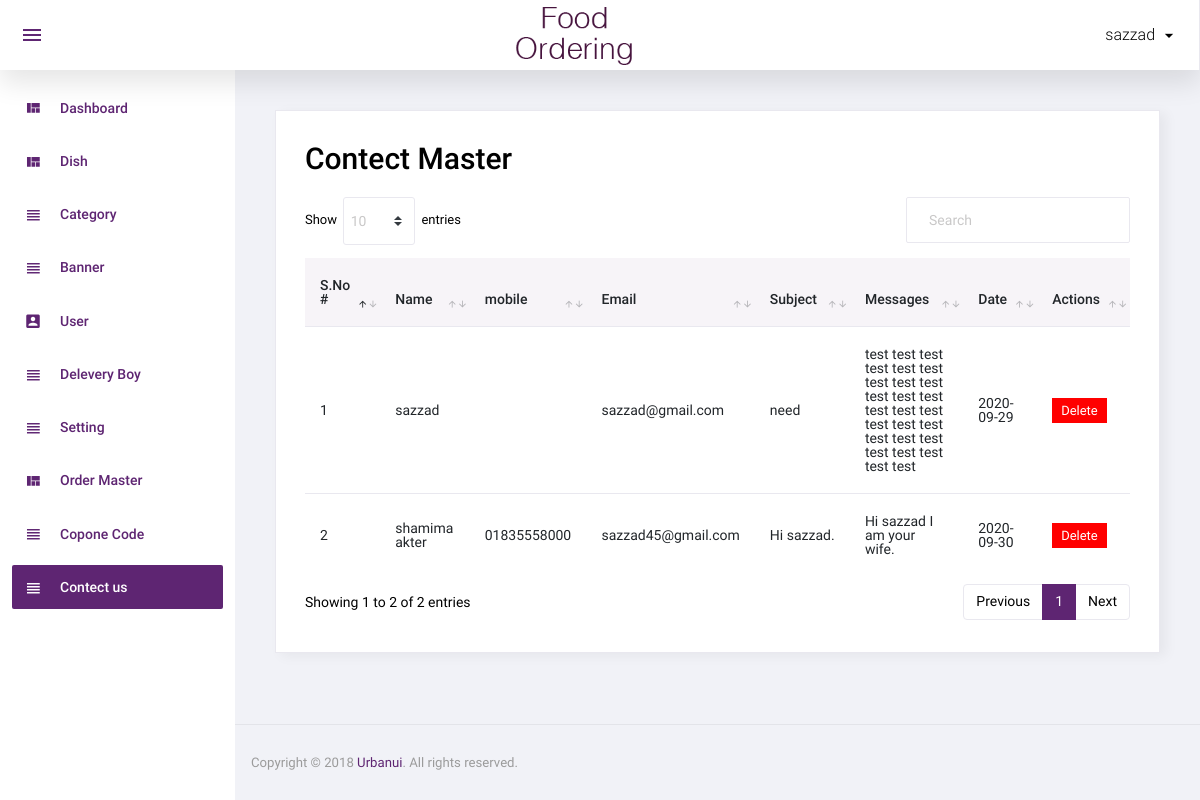
Screenshot of /admin/contect_us_admin.php (signed in) with the database file from the repository.
### tables this page shows
CREATE TABLE `contect_us` (
  `id` int(11) NOT NULL,
  `name` varchar(100) NOT NULL,
  `mobile` varchar(18) NOT NULL,
  `email` varchar(255) NOT NULL,
  `subject` varchar(255) NOT NULL,
  `message` text NOT NULL,
  `date` date NOT NULL DEFAULT current_timestamp()
);

### admin/contect_us_admin.php (the view, shortened to what this page needs)
<?php
include('top.php');
$sql="SELECT `id`, `name`,`mobile`,`email`, `subject`, `message`, `date` FROM `contect_us` WHERE 1";
$res=mysqli_query($con,$sql);
?>
  <div class="card">
            <div class="card-body">
              <h1 class="grid_title">Contect Master</h1>
              <div class="row grid_box">
                <div class="col-12">
                  <div class="table-responsive">
                    <table id="order-listing" class="table">
                      <thead>
                        <tr>
                            <th width="5%">S.No #</th>
														<th width="15%">Name</th>
                            <th width="15%">mobile</th>
                            <th width="20%">Email</th>
                            <th width="20%">Subject</th>
                            <th width="30%">Messages</th>
                            <th width="10%">Date</th>
                            <th width="25%">Actions</th>
                        </tr>
                      </thead>
                      <tbody>
                        <?php if(mysqli_num_rows($res)>0){
					          		$i=1;
					          		while($row=mysqli_fetch_assoc($res)){
												?>
						<tr>
              <td><?php echo $i?></td>
							<td><?php echo $row['name']?></td>
              <td><?php echo $row['mobile']?></td>
              <td><?php echo $row['email']?></td>
              <td><?php echo $row['subject']?></td>
							<td style="width:30% !importent"><?php echo $row['message']?></td>
              <td><?php echo $row['date']?></td>
							<td>
								<a href="?id=<?php echo $row['id']?>&type=delete"><label class="badge badge-danger delete_red">Delete</label></a>
							</td>
            </tr>
            <?php
						$i++;
						} } else { ?>
						<tr>
							<td colspan="5">No data found</td>
						</tr>
						<?php } ?>
                      </tbody>
                    </table>
                  </div>
				</div>
              </div>
            </div>
          </div>
<?php include('footer.php');?>

### admin/assets/css/custom.css (style rules this page uses)
a { cursor: pointer !important; }

### rows the page displays
contect_us: name "sazzad", email "sazzad@gmail.com", subject "need", message "test test test test test test test test test test test test test test test test test test test test test test test test test test", date "2020-09-29"
contect_us: name "shamima akter", mobile "01835558000", email "sazzad45@gmail.com", subject "Hi sazzad.", message "Hi sazzad I am your wife.", date "2020-09-30"

### other values shown
$_SESSION['Admin_name'] "sazzad"
